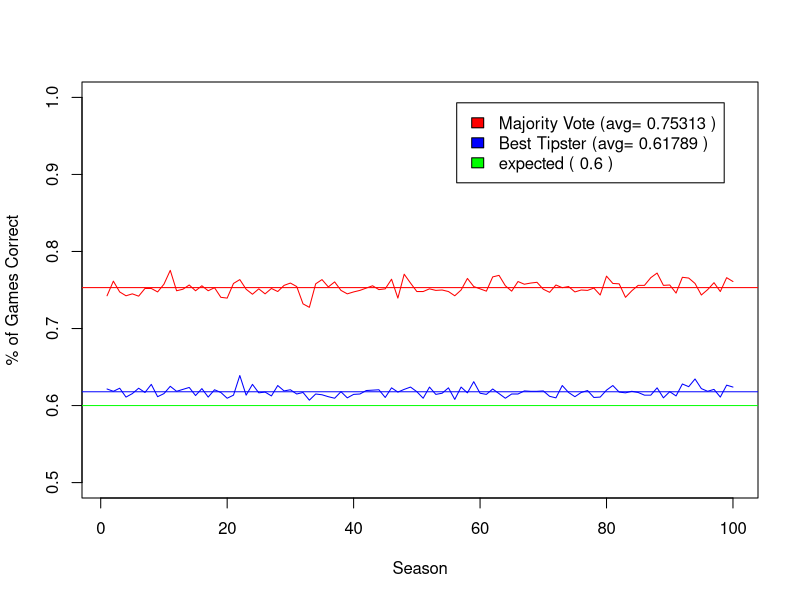

Write the R code that produced this figure.
#--------------------------------------
# Footy Tipping Simulation
# Ensembling of Tipsters
#
# Phil Brierley
# Oct 2013
#---------------------------------------


#clean all objects from memory
rm(list=ls())


#------------------------------
# adjustable parameters to set
#------------------------------
Number_of_Tipsters <- 12
Number_of_Games <- 2000
Number_ofSeasons <- 100
Tipster_Strength <- 0.6
#------------------------------


#simulation each season
for (Season in 1:Number_ofSeasons){
        
#gernerate random tips
Results = matrix(rbinom(Number_of_Games*Number_of_Tipsters,1,Tipster_Strength),
                 Number_of_Games,Number_of_Tipsters)
        
#majority vote = median score
Results[,Number_of_Tipsters] <- apply(Results[,1:(Number_of_Tipsters-1)],1,median)
        
#find the mean score per tipster over the season
seasonSummary <- apply(Results,2,mean)
        
#stack the seasons together
if (Season == 1) {
        runningSummary <- seasonSummary
        } else {
        runningSummary <- rbind(runningSummary,seasonSummary)
        }
        
} #Number_ofSeasons


#give the columns sensible names
colnames(Results)[1:Number_of_Tipsters] <- paste('Tipster',1:Number_of_Tipsters)
colnames(Results)[Number_of_Tipsters] <- paste('Majority Vote')
colnames(runningSummary) <- colnames(Results)


#plot the results
bestPunter <-  apply(runningSummary[,1:(Number_of_Tipsters-1)],1,max)

plot(runningSummary[,Number_of_Tipsters]
     ,type='l'
     ,col='red'
     ,ylim=c(Tipster_Strength - 0.1,1)
     ,xlab='Season'
     ,ylab='% of Games Correct')

lines(bestPunter,col='blue')
abline(h=Tipster_Strength,col='green')
bp <- mean(bestPunter)
abline(h=bp,col='blue')
mv <- mean(runningSummary[,Number_of_Tipsters])
abline(h=mv,col='red')

legend("topright"
       , inset=.05
       , c(paste("Majority Vote (avg=",mv,")"),paste("Best Tipster (avg=",bp,")")
           ,paste('expected (',Tipster_Strength,')'))
       ,fill=c('red','blue','green')
       ,horiz=FALSE)

runningSummary
head(Results)
